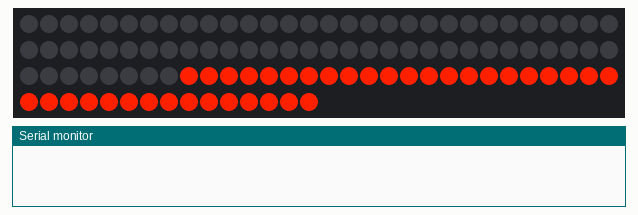
Recording of a sketch running on a simulated ESP32. Shown: 105 RGB LEDs in strip order, left to right, continuing on the next row, the last lines printed to the serial monitor. Dim RGB values are drawn brighter than linear.

Above: at 0.45 s.
At 10.87 s:
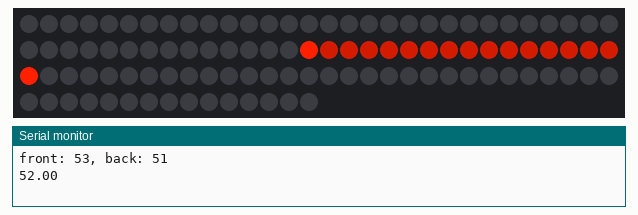
At 17.41 s:
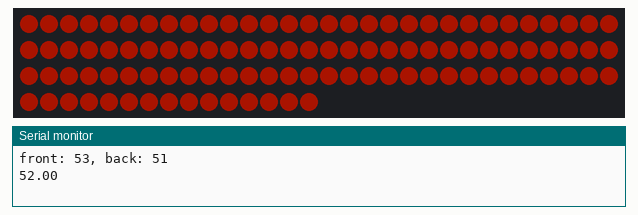
At 18.6 s:
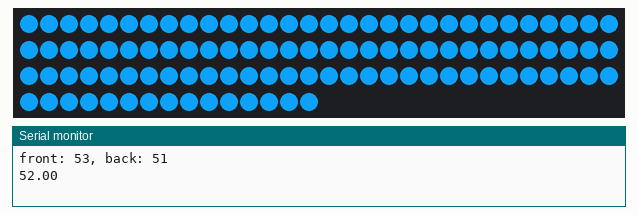
At 27.75 s:
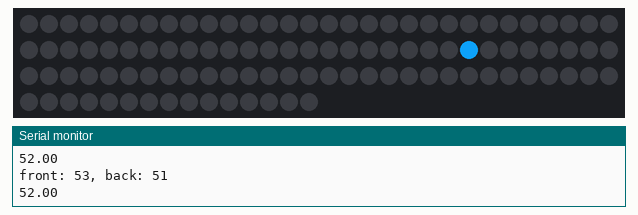
At 36.3 s:
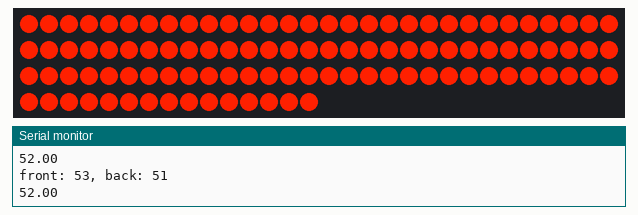

The sketch:

all-sensors-strobes.ino
```cpp
/*****************************************************************************/
/*INCLUDES                                                                   */
/*****************************************************************************/
#include <Adafruit_NeoPixel.h>
#ifdef __AVR__
 #include <avr/power.h> // Required for 16 MHz Adafruit Trinket
#endif

/*****************************************************************************/
/*Constants                                                                  */
/*****************************************************************************/
#define PIN 23
#define SMALLSTRIP 10
#define LONGSTRIP 19
#define BULB 8
#define NUMPIXELS (LONGSTRIP * 5) + SMALLSTRIP
#define arraySize(x)       (sizeof(x) / sizeof(x[0]))

Adafruit_NeoPixel pixels(NUMPIXELS, PIN, NEO_GRB + NEO_KHZ800);

/*****************************************************************************/
/*SETUP (Initialisation)                                                          */
/*****************************************************************************/
void setup()
{
    /* Serial setup for UART debugging */
    Serial.begin(115200);
    pixels.begin();
    pixels.clear();
}

/*****************************************************************************/
/*LOOP (runtime super loop)                                                          */
/*****************************************************************************/
int pixelColor[] = {255, 32, 0};
int colors[][3] = {
  {255, 32, 0},
  {12, 151, 234},
};
void loop() {
    for(int colorIndex = 0; colorIndex < arraySize(colors); colorIndex++) {
      pixelColor[0] = colors[colorIndex][0];
      pixelColor[1] = colors[colorIndex][1];
      pixelColor[2] = colors[colorIndex][2];
      drawReverseLine(5);
      //fadeIn(25);
      drawLine(75);
      fadeOut(5);
      ripple(NUMPIXELS, 100);
      fadeOut(20);
    }
}
//TOOD: Add a start length so that you can pick where it should start from
void ripple(int striplength, int delayBetweenLeds) {
  // get the center pixel. if ledstrip has even amount of leds, just take the two in the middle.
  int middleBack = floor(striplength / 2)-1; // we start at one
  int middleFront = floor(striplength / 2)+1;
  Serial.printf("front: %d, back: %d\n", middleFront, middleBack);
  if (striplength % 2 > 0) { // if uneven number
    Serial.println(floor(striplength / 2));
    pixels.setPixelColor(floor(striplength / 2), pixels.Color(pixelColor[0], pixelColor[1], pixelColor[2]));
    pixels.show();
    pixels.clear();
  }
  // from center and forward
  for(int i=0; i<floor(striplength / 2); i++) { // Move forward from center
    pixels.setPixelColor(i+middleFront, pixels.Color(pixelColor[0], pixelColor[1], pixelColor[2]));
    pixels.setPixelColor(middleBack-i, pixels.Color(pixelColor[0], pixelColor[1], pixelColor[2]));
    // turn off the "previous led"
    pixels.setPixelColor(i+middleFront-1, pixels.Color(pixelColor[0] / 2, pixelColor[1]  / 2, pixelColor[2] / 2));
    pixels.setPixelColor(middleBack-i+1, pixels.Color(pixelColor[0] / 2, pixelColor[1]  / 2, pixelColor[2] / 2));
    delay(delayBetweenLeds);
    pixels.show();
  }
}

void drawLine(int fadeDelay) {
  for(int i=0; i<NUMPIXELS; i++) { // For each pixel...
    pixels.setPixelColor(i, pixels.Color(pixelColor[0], pixelColor[1], pixelColor[2]));
    pixels.show();
    delay(fadeDelay);
  }
}

void drawReverseLine(int fadeDelay) {
  for(int i=NUMPIXELS; i>0; i--) { // For each pixel...
    pixels.setPixelColor(i, pixels.Color(pixelColor[0], pixelColor[1], pixelColor[2]));
    pixels.show();
    delay(fadeDelay);
  }
}

void fadeOut(int fadeDelay) {
    for(int fadeMultiplier=100; fadeMultiplier>=0; fadeMultiplier--) {
      double fadeStep = 0.01 * fadeMultiplier;
      for(int i=0; i<NUMPIXELS; i++) {
         pixels.setPixelColor(i, pixels.Color(pixelColor[0] * fadeStep, pixelColor[1] * fadeStep, pixelColor[2] * fadeStep));
      }
      pixels.show();
      delay(fadeDelay);
    }
}

void fadeIn(int fadeDelay) {
    for(int fadeMultiplier=0; fadeMultiplier<=100; fadeMultiplier++) {
      double fadeStep = 0.01 * fadeMultiplier;
      for(int i=0; i<NUMPIXELS; i++) {
         pixels.setPixelColor(i, pixels.Color(pixelColor[0] * fadeStep, pixelColor[1] * fadeStep, pixelColor[2] * fadeStep));
      }
      pixels.show();
      delay(fadeDelay);
    }
}
```
